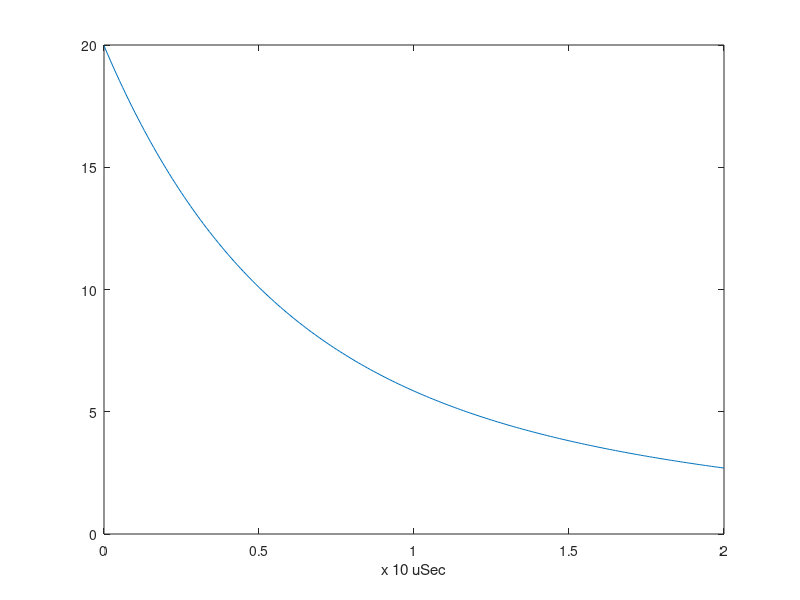

Here is the MATLAB script that generated this plot:

% H&K Drill problem 7-3

R = 400;     % Ohms
C = 0.01e-6; % Farads
L = 10e-3; % Henrys

a = 1 / (2 * R * C);
w0 = 1 / sqrt (L * C);

s1 = -a + sqrt (a ^ 2 - w0 ^ 2);
s2 = -a - sqrt (a ^ 2 - w0 ^ 2);

disp (sprintf ('alpha = %3.3f', a));
disp (sprintf ('w0 = %3.3f', w0));
disp (sprintf ('s1 = %3.3e', s1));
disp (sprintf ('s2 = %3.3e', s2));

A1 = 6.67;
A2 = 13.3;

t = (0 : 0.01 : 2) * 1e-5;
v = A1 * exp (s1 * t) + A2 * exp (s2 * t);
plot (t * 1e5, v)
xlabel ('x 10 uSec');
